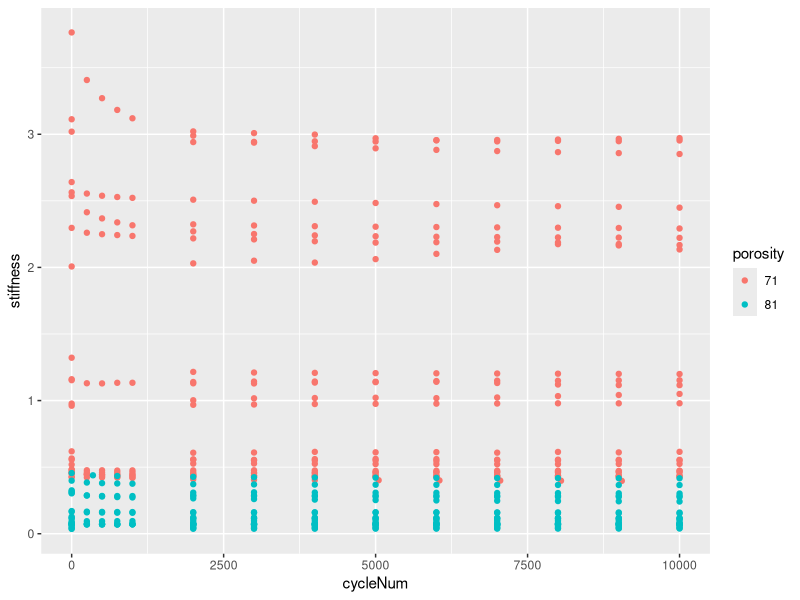
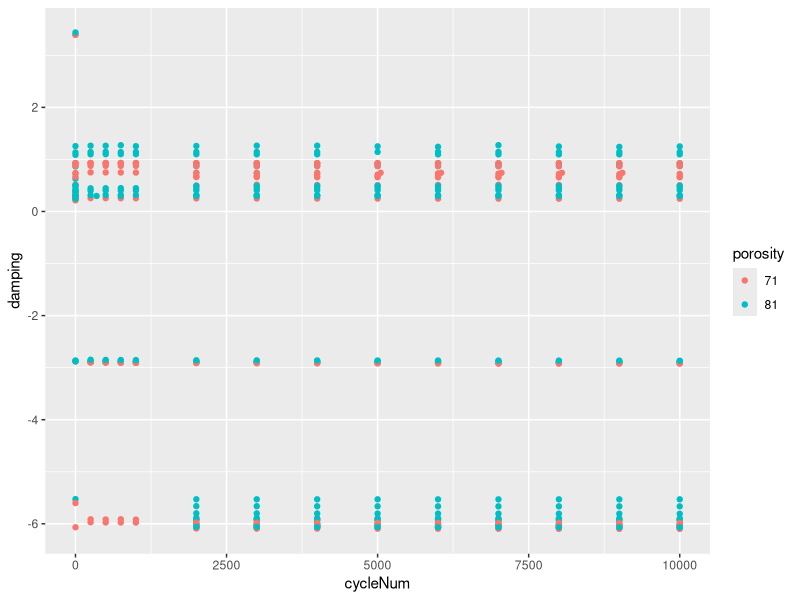
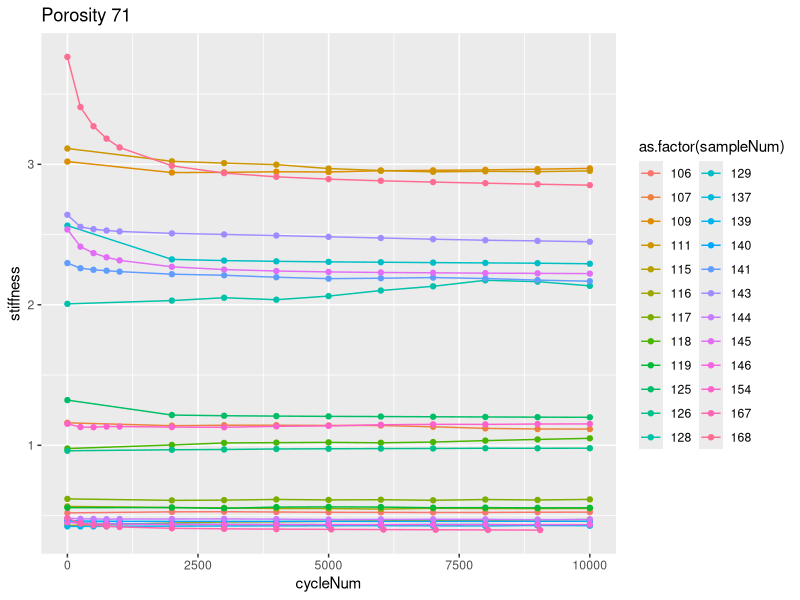
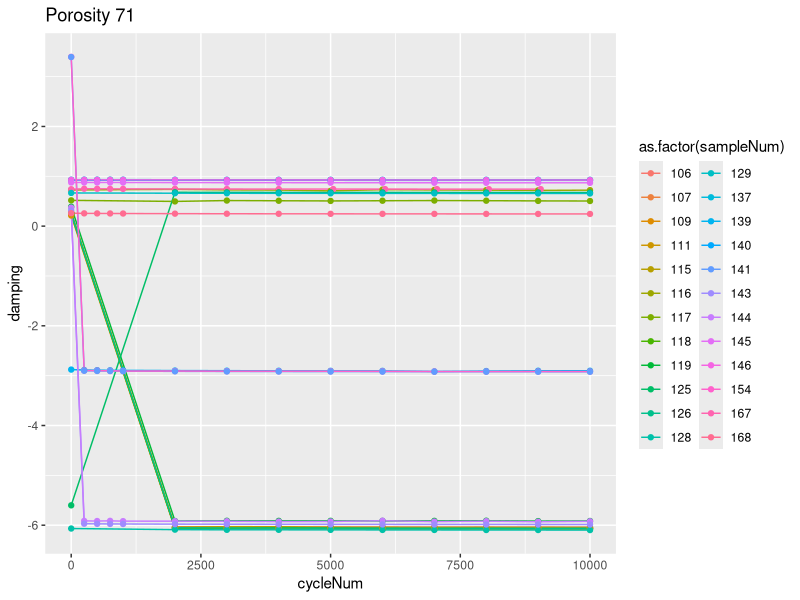
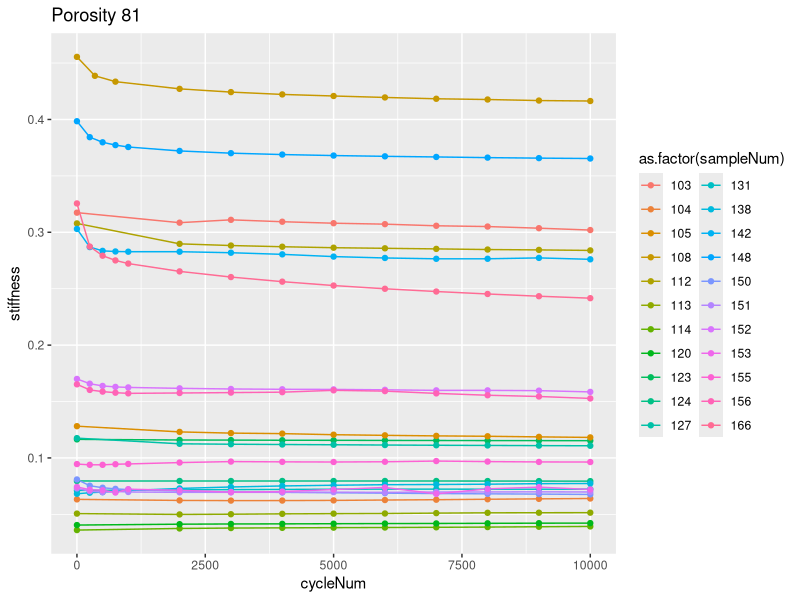
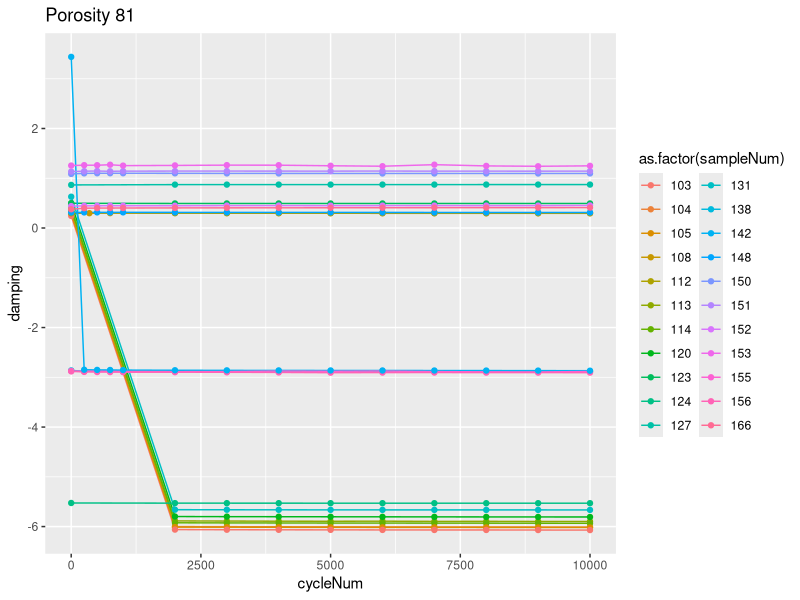
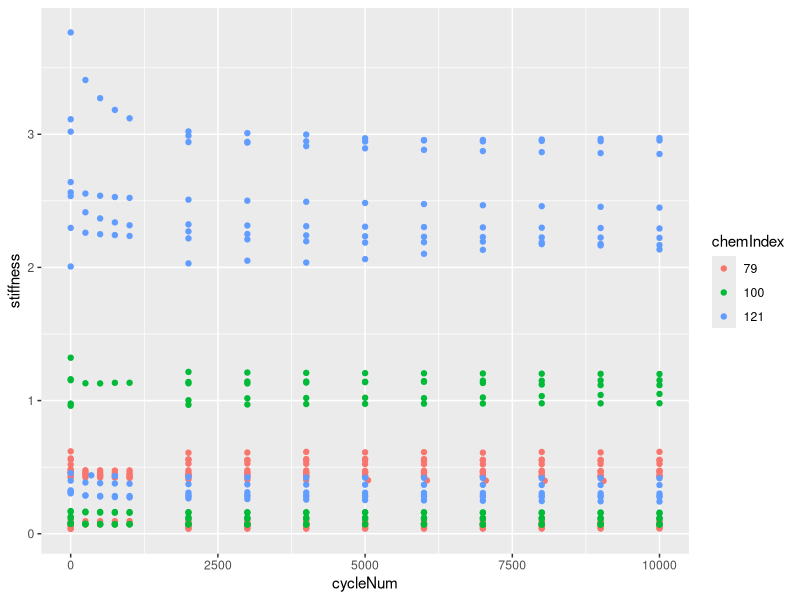
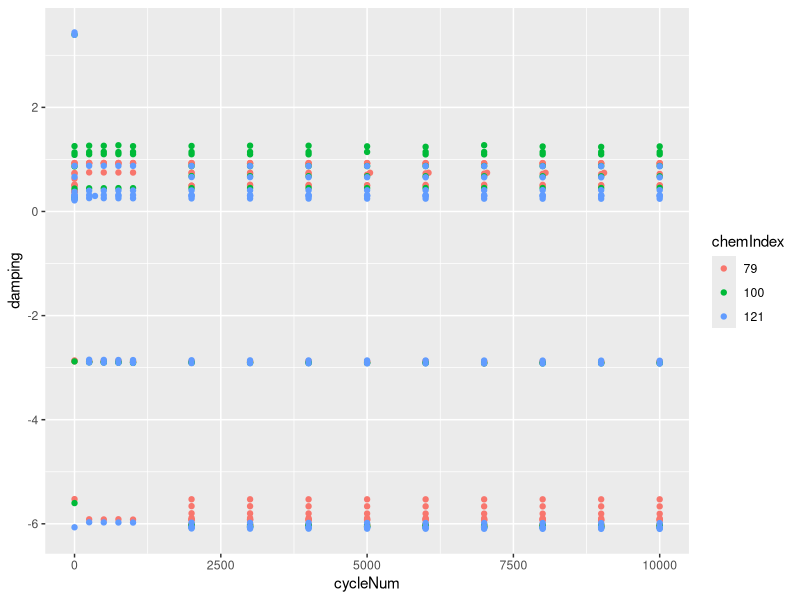

The R script that drew these images, in order:
## ---- chunk 1
library(dplyr)
library(ggplot2)

helmet <- read.csv("clean_helmet.csv") |> mutate_at(c('porosity','chemIndex'), as.factor) |>
  filter(cycleNum <= 10000)
## ---- chunk 2
ggplot(helmet) + geom_point(aes(x=cycleNum,y=stiffness,color=porosity))
ggplot(helmet) + geom_point(aes(x=cycleNum,y=damping,color=porosity))

# separate by porosity maybe and then plot by each sample id
p71 <- helmet|> filter(porosity==71)
p81 <- helmet |> filter(porosity==81)

ggplot(p71,aes(x=cycleNum,y=stiffness,color=as.factor(sampleNum)))+geom_line()+geom_point() +labs(title="Porosity 71")
ggplot(p71,aes(x=cycleNum,y=damping,color=as.factor(sampleNum)))+geom_line()+geom_point() + labs(title="Porosity 71")

ggplot(p81,aes(x=cycleNum,y=stiffness,color=as.factor(sampleNum)))+geom_line()+geom_point() + labs(title = "Porosity 81")
ggplot(p81,aes(x=cycleNum,y=damping,color=as.factor(sampleNum)))+geom_line()+geom_point()+labs(title="Porosity 81")
## ---- chunk 3
ggplot(helmet) + geom_point(aes(x=cycleNum,y=stiffness,color=chemIndex))
ggplot(helmet) + geom_point(aes(x=cycleNum,y=damping,color=chemIndex))

# separate by chemindex and then plot by each sample id
c79 <- helmet|> filter(chemIndex==79)
c100 <- helmet |> filter(chemIndex==100)
c121 <- helmet |> filter(chemIndex==121)

ggplot(c79,aes(x=cycleNum,y=stiffness,color=as.factor(sampleNum)))+geom_line()+geom_point()
ggplot(c79,aes(x=cycleNum,y=damping,color=as.factor(sampleNum)))+geom_line()+geom_point()

ggplot(c100,aes(x=cycleNum,y=stiffness,color=as.factor(sampleNum)))+geom_line()+geom_point()
ggplot(c100,aes(x=cycleNum,y=damping,color=as.factor(sampleNum)))+geom_line()+geom_point()

ggplot(c121,aes(x=cycleNum,y=stiffness,color=as.factor(sampleNum)))+geom_line()+geom_point()
ggplot(c121,aes(x=cycleNum,y=damping,color=as.factor(sampleNum)))+geom_line()+geom_point()
## ---- chunk 4
ggplot(helmet, aes(x=strainRate,y=stiffness)) + geom_point()
ggplot(helmet, aes(x=strainRate,y=damping)) + geom_point() + labs(title="Damping vs Strain Rate",x="Strain Rate",y="Damping")

ggplot(helmet, aes(x=freq,y=stiffness)) + geom_point()
ggplot(helmet, aes(x=freq,y=damping)) + geom_point()

ggplot(helmet, aes(x=amp,y=stiffness)) + geom_point()
ggplot(helmet, aes(x=amp,y=damping)) + geom_point() +labs(title = "Damping vs Amplitude",x="Amplitude",y="Damping")


## ---- chunk 5
ggplot(helmet) + geom_boxplot(aes(x=porosity,y=stiffness))
ggplot(helmet) + geom_boxplot(aes(x=porosity,y=damping))

ggplot(helmet) + geom_boxplot(aes(x=chemIndex,y=stiffness))
ggplot(helmet) + geom_boxplot(aes(x=chemIndex,y=damping))

ggplot(helmet) + geom_boxplot(aes(x=as.factor(cycleNum),y=stiffness))
ggplot(helmet) + geom_boxplot(aes(x=as.factor(cycleNum),y=damping))

ggplot(helmet) + geom_boxplot(aes(x=as.factor(sampleNum),y=stiffness))
ggplot(helmet) + geom_boxplot(aes(x=as.factor(sampleNum),y=damping))

## ---- chunk 6
ggplot(helmet)+geom_point(aes(x=stresskpa,y=stiffness,color=(as.factor(sampleNum))))
ggplot(helmet)+geom_point(aes(x=stresskpa,y=damping,color=(as.factor(sampleNum))))

ggplot(helmet)+geom_point(aes(x=strain,y=stiffness,color=(as.factor(sampleNum))))
ggplot(helmet)+geom_point(aes(x=strain,y=damping,color=(as.factor(sampleNum))))

## ---- chunk 7
ggplot(helmet) + geom_count(aes(x=chemIndex,y=porosity))
